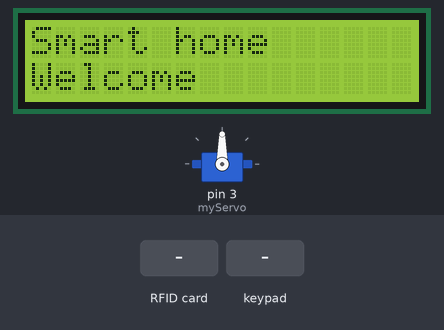
Simulated run of this sketch. Board: Arduino Uno, built with avr-gcc and run on an emulated ATmega328P. On the bench: servo, 16×2 character LCD. The test bench sets the inputs (shaded band). What the sketch prints to the serial monitor is not drawn.

Above: at 0.2 s.
At 3.3 s:
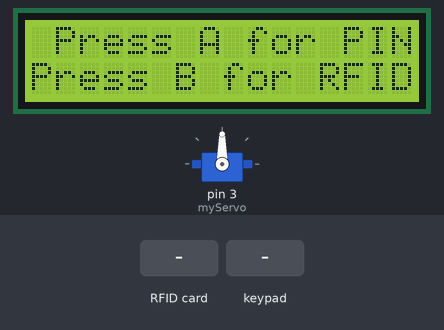
3.4 s: RFID card 53 DB C8 2F held to the reader
4.9 s: RFID card B3 78 55 F7 held to the reader
At 5.8 s:
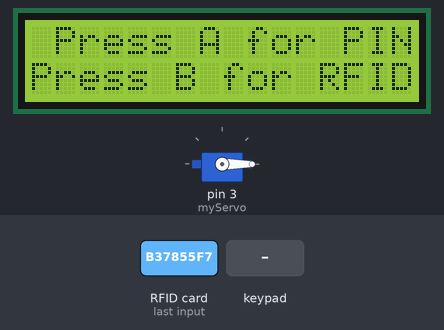
6.4 s: key 'A' pressed
7.9 s: keypad keys 1 2 3 4 pressed 0.4 s apart
11.0 s: key '1' pressed
12.5 s: keypad keys 1 2 3 4 # pressed 0.4 s apart
Timing chart, 0 to 15.5 s (numbered marks = the images above; inputs shaded):
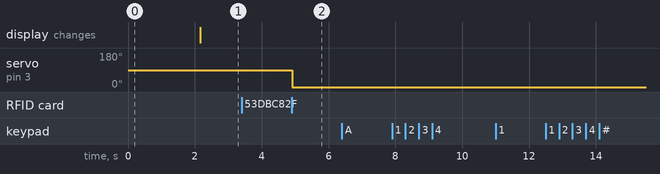

The sketch:

Arduino-Keypad-RFID-Servo-Lock.ino
```cpp
#include <Keypad.h>
#include <Servo.h>
#include <MFRC522.h>
#include <SPI.h>
#include <LiquidCrystal_I2C.h>
#include <LiquidCrystal.h>
#include <Wire.h>
#include <EEPROM.h>


// Create instances
MFRC522 rfid(10, 9);  // SS_PIN, RST_PIN
// Define the connections of the keypad
const byte ROWS = 4;
const byte COLS = 4;
char keys[ROWS][COLS] = {
  { '1', '2', '3', 'A' },
  { '4', '5', '6', 'B' },
  { '7', '8', '9', 'C' },
  { '*', '0', '#', 'D' }
};
byte rowPins[ROWS] = { 5, 6, 7, 8 };
byte colPins[COLS] = { A3, A2, A1, A0 };

// Initialize the keypad
Keypad keypad = Keypad(makeKeymap(keys), rowPins, colPins, ROWS, COLS);

// Define the servo
Servo myServo;
int pos = 0;                // Variable to store the servo position
bool doorOpen = false;      // Flag to track if the door is open
bool pinEntryMode = false;  // Flag for PIN entry

LiquidCrystal_I2C lcd(0x27, 16, 2);  // Initialize the LCD (change address if needed)
// Initialize the I2C LCD display


// Define authorized UID (change this to match your tag)

byte authorizedUID1[] = {0x53, 0xDB, 0xC8, 0x2F};
byte authorizedUID2[] = {0xB3, 0x78, 0x55, 0xF7};

// Correct PIN code
const char correctPIN[] = "1234";
char enteredPIN[5];  // To store entered PIN
int index = 0;       // Index for storing PIN

void setup() {

  Serial.begin(9600);  // Start serial communication at baud rate of 9600
  // Initialize RFID module and servo
  //SPI.begin();        // Init SPI bus
  rfid.PCD_Init();    // Init MFRC522
  myServo.attach(3);  // Attach servo on pin 10
  lcd.init();
  lcd.backlight();  // Turn on the backlight (if supported)
  Serial.println("Welcome! Press 'A' to enter PIN.");

  // Print a welcome message on the LCD
  lcd.setCursor(0, 0);
  lcd.print("Smart home");
  lcd.setCursor(0, 1);
  lcd.print("Welcome");
  delay(2000);
  lcd.clear();
  lcd.setCursor(0, 0);
  lcd.print(" Press A for PIN");
  lcd.setCursor(0, 1);
  lcd.print("Press B for RFID");

  //Serial.println("Welcome! Press 'b' to enter PIN.");
}


void loop() {
  if (rfid.PICC_IsNewCardPresent()) {
    if (rfid.PICC_ReadCardSerial()) {
      MFRC522::PICC_Type piccType = rfid.PICC_GetType(rfid.uid.sak);

      if (memcmp(rfid.uid.uidByte, authorizedUID1, rfid.uid.size) == 0 || memcmp(rfid.uid.uidByte, authorizedUID2, rfid.uid.size) == 0) {
        Serial.println("Authorized Tag");
        changeServo();
      } else {
        Serial.print("Unauthorized Tag with UID: ");
        for (int i = 0; i < rfid.uid.size; i++) {
          Serial.print(rfid.uid.uidByte[i] < 0x10 ? " 0" : " ");
          Serial.print(rfid.uid.uidByte[i], HEX);
        }
        Serial.println();
      }

      rfid.PICC_HaltA();
      rfid.PCD_StopCrypto1();
    }
  }

  //Serial.println("Welcome! Press 'c' to enter PIN.");
  char key = keypad.getKey();
  //Serial.println("Welcome! Press 'd' to enter PIN.");

  if (key) {
    if (key == 'A') {
      //Serial.println("Welcome! Press 'c' to enter PIN.");
      index = 0;
      memset(enteredPIN, 0, sizeof(enteredPIN));
      pinEntryMode = true;  // Start PIN entry mode
      Serial.println("Enter PIN");
    }


    else if (pinEntryMode) {
      // Handle key presses during PIN entry
      if (key == 'D') {
        enteredPIN[index] = '\0';  // Null-terminate enteredPIN
        if (!strcmp(enteredPIN, correctPIN)) {
          // Correct PIN entered

          pos = 0;
          myServo.write(pos);

          doorOpen = true;
          Serial.println("Door is opened");


        } else {
          Serial.println("Incorrect PIN");
          Serial.println("Press'A' and Try Again ");
          index = 0;  // Reset index if PIN is incorrect
        }
        pinEntryMode = false;  // Reset PIN entry mode
      } else {
        enteredPIN[index] = key;  // Store key in enteredPIN
        index++;                  // Increment index
        // Display the entered key
        Serial.print("Entered key: ");
        Serial.println(enteredPIN);
      }
    } else if (doorOpen && key == 'C') {  // If door is open and 'C' button is pressed
      myServo.write(90);                  // Close the door immediately
      doorOpen = false;                   // Reset the door open flag
      Serial.println("Door is closed");
      index = 0;
    }
  }

}
void changeServo() {
  // Change angle of servo motor
  if (pos == 0)
    pos = 90;
  else
    pos = 0;

  // Control servo motor according to the angle
  myServo.write(pos);
  Serial.print("Rotate Servo Motor to ");
  Serial.print(pos);
  Serial.println("°");
}
```

Measured:
- after the input at 3.4 s, every drawn part: stays the same
- after the input at 4.9 s, servo on pin 3 (myServo): 90° → 0° at once
- after the input at 6.4 s, every drawn part: stays the same
- after the input at 7.9 s, every drawn part: stays the same
- after the input at 11.0 s, every drawn part: stays the same
- after the input at 12.5 s, every drawn part: stays the same
